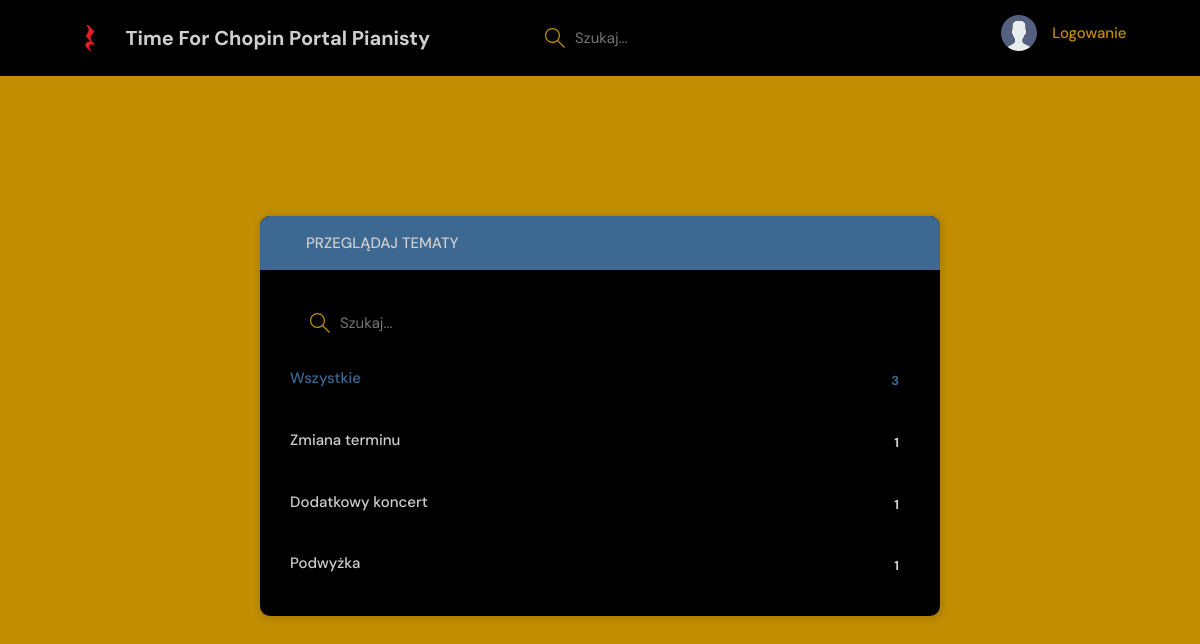
Page /topics/ on the committed database.
### base/models.py (models this page shows, shortened)
class ChatTopic(models.Model):
    topic_name = models.CharField(max_length=200)

### base/views.py (the view)
# urls.py: path('topics/', views.topics_page, name='topics'),
def topics_page(request):
    q = request.GET.get('q') if request.GET.get('q') != None else ''
    topics = ChatTopic.objects.filter(Q(topic_name__icontains=q))
    context = {'topics':topics}
    return render(request, 'base/topics.html', context)

### base/templates/base/topics.html (shortened to what this page needs)
<!DOCTYPE html>
{% extends 'main_template.html' %}
{% block content %}
    <main class="create-room layout">
      <div class="container">
        <div class="layout__box">
          <div class="layout__boxHeader">
            <div class="layout__boxTitle">
              <a href="{% url 'home page' %}">
                <svg version="1.1" xmlns="http://www.w3.org/2000/svg" width="32" height="32" viewbox="0 0 32 32">
                  <title>arrow-left</title>
                  <path
                    d="M13.723 2.286l-13.723 13.714 13.719 13.714 1.616-1.611-10.96-10.96h27.625v-2.286h-27.625l10.965-10.965-1.616-1.607z"
                  ></path>
                </svg>
              </a>
              <h3>Przeglądaj tematy</h3>
            </div>
          </div>
          <div class="topics-page layout__body">
            <form class="header__search" action="" method="get">
              <label>
                <input name="q" placeholder="Szukaj..." />
              </label>
            </form>
            <ul class="topics__list">
              <li>
                <a href="{% url 'topics' %}" class="active">Wszystkie <span>{{topics.count}}</span></a>
              </li>
              {% for topic in topics %}
              <li>
                <a href="{% url 'home page' %}?q={{topic.topic_name}}">{{topic.topic_name}}  <span>{{topic.chatroom_set.all.count}}</span></a>
              </li>
              {% endfor %}
            </ul>
          </div>
        </div>
      </div>
    </main>
{% endblock content %}

### static/styles/style.css (style rules this page uses)
:root { --color-main: #3d6892; --color-main-light: #1b1b1b; --color-dark: #000000; --color-dark-medium: #000000; --color-dark-light: #3d6892; --color-light: #cfcfcf; --color-gray: #c28e00; --color-light-gray: #cfcfcf; --color-bg: #c28e00; --color-success: #5dd693; --color-error: #fc4b0b; --color-black: #000000; }
* { font-family: "DM Sans", -apple-system, BlinkMacSystemFont, "Segoe UI", Roboto, Oxygen, Ubuntu, Cantarell, "Open Sans", "Helvetica Neue", sans-serif; margin: 0; padding: 0; box-sizing: border-box; text-rendering: optimizeLegibility; font-size: inherit; }
html { font-size: 56.25%; }
@media only screen and (min-width: 1200px) { html { font-size: 62.5%; } }
body { line-height: 1.6; font-weight: 400; font-size: 1.5rem; color: var(--color-light-gray); background-color: var(--color-bg); min-height: 100vh; }
a { display: inline-block; color: var(--color-main); text-decoration: none; }
.container { max-width: 120rem; width: 90%; margin: auto; }
.header__search > label { background-color: var(--color-dark-medium); padding: 1.3rem 1rem; display: flex; align-items: center; gap: 1rem; border-radius: 4px; }
.header__search svg { fill: var(--color-gray); width: 2rem; height: 2rem; margin-left: 1rem; }
.header__search input { width: 30rem; background: transparent; border: none; outline: none; color: var(--color-light); }
.layout { margin-top: 2.4rem; }
.layout > .container { display: flex; justify-content: space-between; align-items: flex-start; }
.layout__box { width: 90%; max-width: 48rem; min-height: 40rem; position: absolute; top: 50%; left: 50%; transform: translate(-50%, -46%); background-color: var(--color-dark); border-radius: 1rem; box-shadow: 1px 1px 6px 3px rgba(0, 0, 0, 0.1); overflow: hidden; }
.layout__boxHeader { display: flex; padding: 1.5rem; background-color: var(--color-dark-light); }
.layout__boxTitle { display: flex; gap: 1.5rem; align-items: center; }
.layout__boxTitle h3 { text-transform: uppercase; font-weight: 500; color: var(--color-light); }
.layout__boxTitle svg { width: 1.6rem; height: 1.6rem; fill: var(--color-main); }
.layout__body { margin: 3rem; }
.topics__list { list-style: none; }
.topics__list li a { display: flex; justify-content: space-between; margin-bottom: 3rem; font-weight: 500; color: var(--color-light-gray); transition: all 0.3s ease-in-out; }
.topics__list li a.active, .topics__list li a:hover { color: var(--color-main); }
.topics__list li a span { padding: 0.5rem 1rem; background-color: var(--color-dark); border-radius: 3px; font-size: 1.3rem; font-weight: 700; letter-spacing: 1px; }
.topics-page .topics__list li:not(:last-child) a { margin: 2rem 0; padding-bottom: 1rem; text-decoration: none; border-bottom: 1px solid var(--color-dark-medium); }
.topics-page .header__search { display: block; }
.create-room.layout .layout__box { max-width: 68rem; }

### rows in the picture
ChatTopic: topic_name "Zmiana terminu", chatroom_set.all.count "1"
ChatTopic: topic_name "Dodatkowy koncert", chatroom_set.all.count "1"
ChatTopic: topic_name "Podwyżka", chatroom_set.all.count "1"

### other values in the picture
{{ topics.count }} "3"
